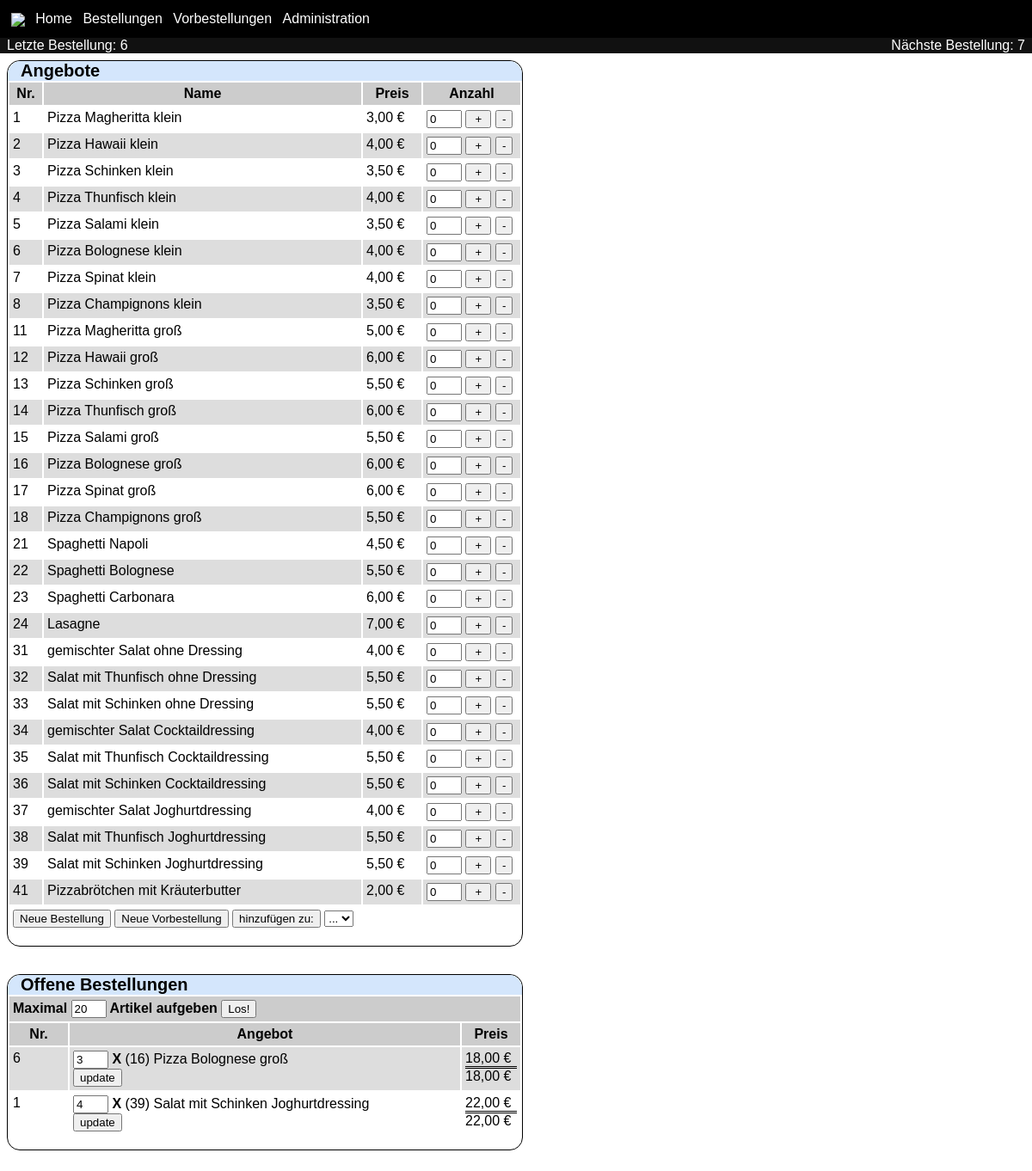
Before: / with the older database file.
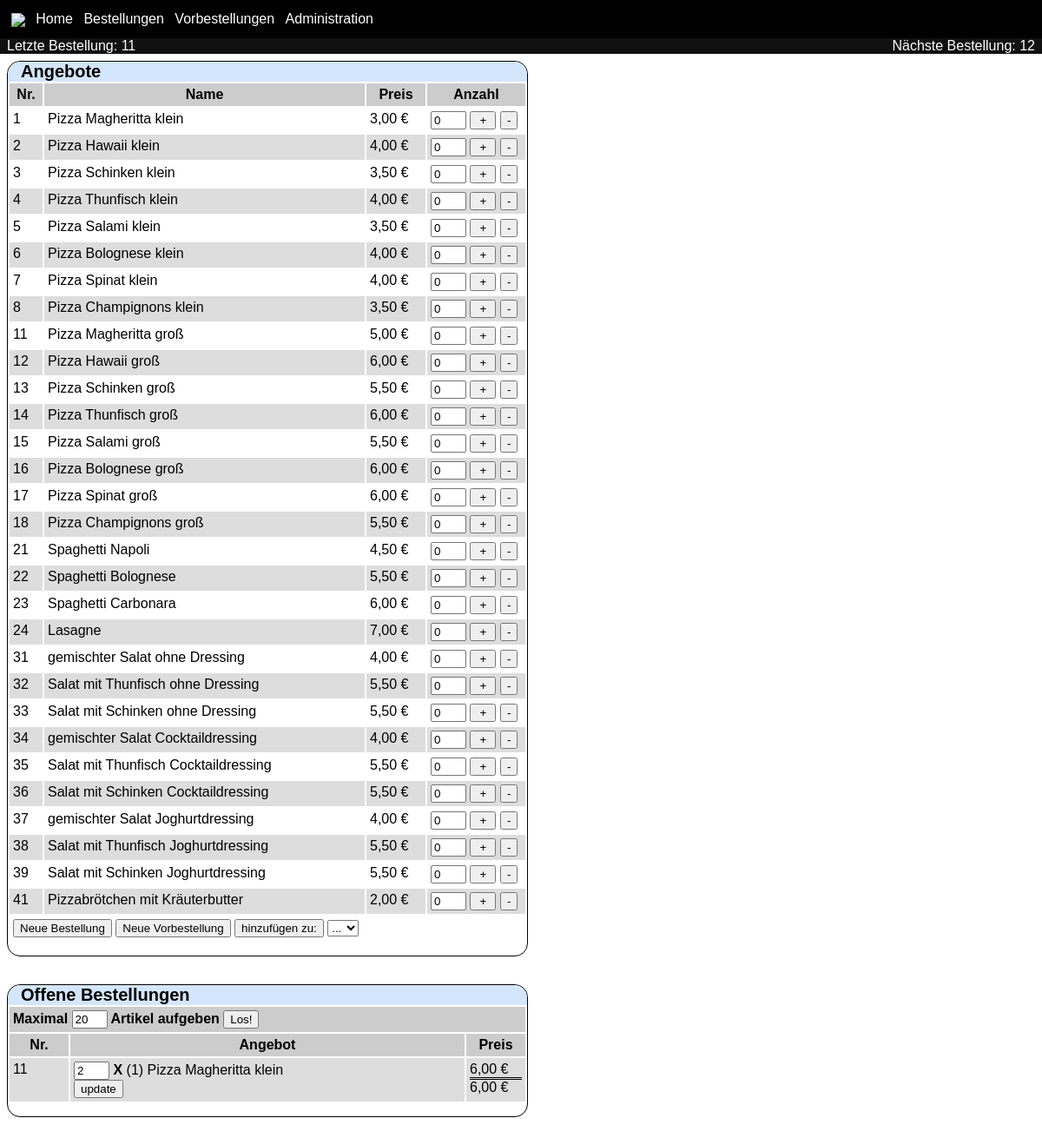
After: the same page with the newer database file.
### tables this page shows
CREATE TABLE pizzaorder (id INTEGER PRIMARY KEY AUTOINCREMENT,
     				status VARCHAR(255),
     				serviceid INTEGER);

CREATE TABLE proxypizza(id INTEGER PRIMARY KEY AUTOINCREMENT,
    									name VARCHAR(255),
    									price INTEGER);

### actions/home/index.php (called while the page is built, shortened)
<?php
$pizzaServices = PizzaService::getServices();
$offers        = ProxyPizza::getPizzas();
$pizzas        = Pizza::getPizzas();
$orders        = Order::getOrders(null,ORDER::STATUS_WAITING,null,"desc");
$lastOrder = Order::getLatestOrder(Order::STATUS_WAITING);
$lastOrder = $lastOrder["id"];
$nextOrder = Order::getNextOrder();
$groupedOrders = array();
$groupedPrices = array();
foreach ($orders as $order) {
  $groupedOrders[$order['orderid']][] = $order;
  if (!key_exists($order['orderid'],$groupedPrices))
  {
    $groupedPrices[$order['orderid']] = $order['amount'] * $order['price'];
  }
  else
  {
    $groupedPrices[$order['orderid']] += $order['amount'] * $order['price'];
  }
}
$missingPizzas = helper::getMissingPizzas($offers,$pizzaServices,$pizzas);
include 'templates/home/indexSuccess.php';
$_content = ob_get_clean();

### lib/Database.php (called while the page is built, shortened)
<?php
class Database {
  private static $instance = null;
  public static function pdo() {
    if (self::$instance == null) {
        self::$instance = new PDO("sqlite:" . dirname(__FILE__) . "/../data/" .helper::getConfig("event") . ".db");
    }
    return self::$instance;
  }
}

### lib/Order.php (called while the page is built, shortened)
<?php
class Order {
  public static function getOrders($serviceid = null, $status = null, $ordercount = null, $order = "asc") {
    $query = "select ". ProxyPizza::TABLE_NAME . ".id as pizzaid,
    	". PizzaService::TABLE_NAME . ".phone as phone,
    	". Pizza::TABLE_NAME . ".menunumber as menunumber,
    	". Pizza::TABLE_NAME . ".price as realprice,
    	". ProxyPizza::TABLE_NAME . ".name as name,
    	". ProxyPizza::TABLE_NAME . ".price as price,
    	". PizzaService::TABLE_NAME . ".name as service,
    	". Order::TABLE_NAME . ".id as orderid,
    	". Order::TABLE_NAME . ".status as status,
    	". OrderProxy::TABLE_NAME . ".amount as amount,
    	". OrderProxy::TABLE_NAME . ".id as orderproxyid
    	from ". Order::TABLE_NAME ."
    	left join ". OrderProxy::TABLE_NAME ."
    		on ". Order::TABLE_NAME .".id = ". OrderProxy::TABLE_NAME .".orderid
    	left join ". ProxyPizza::TABLE_NAME . "
    		on  " . OrderProxy::TABLE_NAME . ".proxypizzaid = " . ProxyPizza::TABLE_NAME . ".id
    	left join ". PizzaService::TABLE_NAME . "
    		on  " . Order::TABLE_NAME . ".serviceid = " . PizzaService::TABLE_NAME . ".id
    	left join ". Pizza::TABLE_NAME . "
    		on " . Pizza::TABLE_NAME . ".proxyid = " . ProxyPizza::TABLE_NAME . ".id
    		and ". Order::TABLE_NAME . ".serviceid = " . Pizza::TABLE_NAME . ".serviceid";
    if ($status !== null) {
       $query .= " where " . Order::TABLE_NAME . ".status = '$status'";
    }
    $query .= " order by ". Order::TABLE_NAME . ".id $order";
    $stmt = Database::pdo()->query($query);
    $result = $stmt->fetchAll();
    return $result;
  }
  public static function getLatestOrder($status = null) {
    $query = "select * from " . Order::TABLE_NAME;
    if ($status != null) {
      $query .= " where status = " . Database::pdo()->quote($status);
    }
    $query .= " order by id desc limit 1";
    $stmt = Database::pdo()->query($query);
    if ($row = $stmt->fetch()) {
      return $row;
    }
    else return null;
  }
  public static function getNextOrder() {
    $query = "select * from sqlite_sequence where name = '" . self::TABLE_NAME . "'";
        $stmt = Database::pdo()->query($query);
    if ($row = $stmt->fetch()) {
      return $row["seq"] + 1;
    }
    else return null;
  }
}

### lib/ProxyPizza.php (called while the page is built, shortened)
<?php
class ProxyPizza {
  public static function getPizzas() {
    $stmt = Database::pdo()->query("select " . ProxyPizza::TABLE_NAME . ".*
    	 from " . ProxyPizza::TABLE_NAME);
    return $stmt->fetchAll();
  }
}

### lib/helper.class.php (called while the page is built, shortened)
<?php
class helper {
  public static function formatPrice($cent) {
    $decimal = $cent%100;
    if ($decimal == 0) $decimal = "00";
    return floor($cent/100) .",$decimal" . " €";
  }
  public static function getMissingPizzas($offers,$pizzaServices,$pizzas) {
    $missingPizzas = array();
    foreach ($offers as $proxy) {
      foreach ($pizzaServices as $service) {
        foreach ($pizzas as $pizza) {
          if ($pizza["serviceid"] == $service["id"] && $pizza["proxyid"] == $proxy["id"]) {
            $exists = true;
          }
        }
      }
    }
    return $missingPizzas;
  }
  public static function getConfig($key) {
      $config = include dirname(__FILE__).'/../config.php';
      return $config[$key];
  }
}

### config.php (called while the page is built)
<?php return array(
   "event" => "orr2011",
   "logofile" => "logo.png",
   "apiuser" => array(
   ),
"alternatives_visible" => 3); ?>

### lib/PizzaService.php (called while the page is built, shortened)
<?php
class PizzaService {
  public static function getServices($active = null) {
    $query = "select * from " . PizzaService::TABLE_NAME;
    $stmt = Database::pdo()->query($query);
    return $stmt->fetchAll();
  }
}

### lib/Pizza.php (called while the page is built, shortened)
<?php
class Pizza {
  public static function getPizzas() {
    $stmt = Database::pdo()->query("select " . Pizza::TABLE_NAME . ".*,
    	 ". PizzaService::TABLE_NAME .".name as service,
    	 ". ProxyPizza::TABLE_NAME . ".id as proxyid,
    	 ". ProxyPizza::TABLE_NAME . ".name as proxyname from " . Pizza::TABLE_NAME . "
    	  left join ". PizzaService::TABLE_NAME ."
  		  on " . Pizza::TABLE_NAME . ".serviceid = " . PizzaService::TABLE_NAME . ".id
  		  left join ". ProxyPizza::TABLE_NAME ."
  		  on " . Pizza::TABLE_NAME . ".proxyid = " . ProxyPizza::TABLE_NAME . ".id");
    return $stmt->fetchAll();
  }
}

### templates/home/indexSuccess.php (the view, shortened to what this page needs)
<?php if (count($offers) <= 0):?>
<center>
<div style="font-family: curier; background-color: blue; color: white; width: 320px; height: 310px;">
<pre>
Score: 25                   Lives: ♥♥♥
           ѫѫѫѫѫѫѫѫ
           ѫ ѫ ѫ ѫ ѫ
           ѫѫѫѫѫѫѫѫ
                .
                .
                .
                .
                ж
Space Invaders
I'll never gonna shoot you
Come along. Where do I belong?
Can you take me home?
</pre>
</div>
</center>
<?php else:?>
<div class="orderoverview">
  <div class="last">
  <?php if ($lastOrder):?>
    Letzte Bestellung: <?php echo $lastOrder?>
  <?php endif;?>
  </div>
  <div class="next">
  <?php if ($nextOrder):?>
    Nächste Bestellung: <?php echo $nextOrder?>
  <?php endif;?>
  </div>
</div>
<div class="smallcolumn">
<div class="box">
  <h1>Angebote</h1>
  <form action="index.php" method="post" autocomplete="off">
    <table>
      <tr>
        <th width="30px;">Nr.</th>
        <th>Name</th>
        <th width="60px;">Preis</th>
        <th width="105px;">Anzahl</th>
      </tr>
    <?php foreach ($offers as $offer):?>
      <tr>
        <td style="vertical-align: top;"><?php echo $offer["id"]?></td>
        <td>
          <div class="pizza_name">
            <?php echo $offer["name"]?>
          </div>
        </td>
        <td style="vertical-align: top;"><?php echo helper::formatPrice($offer["price"])?></td>
        <td style="vertical-align: top;">
          <input type="text" size="2" name="pizzaids[<?php echo $offer["id"]?>]" id="pid<?php echo $offer["id"]?>" value="0">
          <input type="button" value="+" onClick="increase('pid<?php echo $offer["id"]?>');" style="display: inline; width: 30px;">
          <input type="button" value="-" onClick="decrease('pid<?php echo $offer["id"]?>');" style="display: inline; width: 20px;">
		</td>
      </tr>
    <?php endforeach;?>
    <tr>
      <td colspan="4">
        <input type="submit" name="new" value="Neue Bestellung">
        <input type="submit" name="preorder" value="Neue Vorbestellung">
        <input type="submit" name="add" value="hinzufügen zu:">
        <select name="orderid">
          <option>...</option>
          <?php foreach ($groupedOrders as $orderid => $order):?>
            <?php if ($order[0]['status'] == Order::STATUS_WAITING):?>
              <option value="<?php echo $orderid?>"><?php echo $orderid?></option>
            <?php endif;?>
          <?php endforeach;?>
        </select>
      </td>
    </tr>
    </table>
  </form>
</div>
</div>
<div class="smallcolumn">
<div class="box">
  <h1>Offene Bestellungen</h1>
  <table>
    <tr>
      <th colspan="4" style="text-align: left">
      <?php if (count($missingPizzas) > 0):?>
      Keine Bestellung möglich. Jeder PizzaProxy braucht für jeden Service eine reale Pizza.
      <?php else:?>
        Maximal <input type="text" size="2" name="ordercount" id="ordercount" value="20" />
        Artikel aufgeben
        <input type="button" value="Los!" onclick="orderNow();" />
      <?php endif;?>
      </th>
    </tr>
    <tr>
      <th width="60px;">Nr.</th>
      <th>Angebot</th>
      <th width="60px;">Preis</th>
    </tr>
    <?php foreach ($groupedOrders as $orderid => $orders):?>
      <tr>
        <td style="vertical-align: top;"><?php echo $orderid ?></td>
        <td>
          <form action="index.php" method="post" autocomplete="off">
            <ul>
              <?php foreach ($orders as $order) : ?>
                <li><b><input type="text" size="2" name="order[<?php echo $order['orderproxyid']?>]" value="<?php echo $order["amount"] ?>"> X </b>(<?php echo $order["pizzaid"]?>) <?php echo $order["name"]?></li>
              <?php endforeach;?>
            </ul>
            <input type="submit" value="update">
          </form>
        </td>
        <td style="vertical-align: top;">
          <ul class="price">
            <?php foreach ($orders as $i => $order) : ?>
              <li><?php echo helper::formatPrice($order["amount"] * $order["price"])?></li>
            <?php endforeach;?>
          </ul>
          <?php echo helper::formatPrice($groupedPrices[$order['orderid']])?>
        </td>
      </tr>
    <?php endforeach;?>
  </table>
</div>
</div>
<?php endif;?>

### index.php (shortened to what this page needs)
<?php
include dirname(__FILE__) . '/lib/Database.php';
include dirname(__FILE__) . '/lib/Order.php';
include dirname(__FILE__) . '/lib/Pizza.php';
include dirname(__FILE__) . '/lib/ProxyPizza.php';
include dirname(__FILE__) . '/lib/PizzaService.php';
include dirname(__FILE__) . '/lib/helper.class.php';
$notemplate = false;
if (key_exists("action", $_GET)) {
  if ($_GET["action"] == "admin") {
    include 'actions/admin/index.php';
  }
  else if ($_GET["action"] == "newservice") {
    include 'actions/admin/newService.php';
  }
  else if ($_GET["action"] == "newpizza") {
    include 'actions/admin/newPizza.php';
  }
  else if ($_GET["action"] == "order") {
    include 'actions/order/index.php';
  }
  else if ($_GET["action"] == "preorder") {
    include 'actions/preorder/index.php';
  }
  else if ($_GET["action"] == "printorder") {
    include 'actions/order/printOrder.php';
    $notemplate = true;
  }
}
else {
  include 'actions/home/index.php';
}
if (!$notemplate) {
  include 'templates/template.php';
}
?>

### templates/template.php (shortened to what this page needs)
<!DOCTYPE html PUBLIC "-//W3C//DTD HTML 4.01 Transitional//EN" "http://www.w3.org/TR/html4/loose.dtd">
<html>
<head>
<link rel="stylesheet" type="text/css" href="/css/style.css" />
</head>
<body>
<div id="menu">
  <div id="main_menu">
  <img src="/img/logo.php" style="vertical-align: middle;">
  <a href="/index.php">Home</a>
  <a href="/index.php?action=order">Bestellungen</a>
  <a href="/index.php?action=preorder">Vorbestellungen</a>
  <a href="/index.php?action=admin">Administration</a>
  </div>
</div>
<?php echo $_content?>
</body>
</html>

### css/style.css (style rules this page uses)
body { font-family: sans-serif; margin: 0; }
#menu { background-color: #000; color: #fff; padding: 0.8em; }
#menu a { color: #fff; padding-left: 0.5em; text-decoration: none; }
#main_menu { float: left; }
h1 { font-size: 125%; margin: 0; margin-bottom: 0em; background-color: #D4E6FC; padding-left: 15px; -moz-border-radius: 15px; border-radius: 15px; border-bottom-right-radius: 0; -moz-border-radius-bottomright: 0; border-bottom-left-radius: 0; -moz-border-radius-bottomleft: 0; }
div.smallcolumn { float: left; margin: 0.5em; width: 600px; }
div.box { border: 1px solid #000; -moz-border-radius: 15px; border-radius: 15px; margin-bottom: 1em; }
table { width: 100%; margin: 0em 0em 15px 0em; }
table ul { margin: 0; padding: 0; }
table ul.price { border-bottom: 3px double #000; }
table ul li { list-style: none; }
tr:nth-child(odd) { background-color:#ddd; }
tr:nth-child(even) { background-color:#fff; }
th { background-color: #ccc; padding: 0.25em; }
td { padding: 0.25em; vertical-align: top; }
div.orderoverview { background-color: #111; color: #fff; }
div.orderoverview .last { float: left; text-align: left; padding-left: 0.5em; }
div.orderoverview .next { float: right; text-align: right; padding-right: 0.5em; }

Changed rows visible on the page:
no longer on this page (row edited): pizzaorder: id "6"
added pizzaorder: id "11"
Other visible differences:
$nextOrder: "7" → "12"
new list line: "11 2 X ( 1 ) Pizza Magheritta klein update 6,00 € 6,00 €"
list line gone: "6 3 X ( 16 ) Pizza Bolognese groß update 18,00 € 18,00 €"
list line gone: "1 4 X ( 39 ) Salat mit Schinken Joghurtdressing update 22,00 € 22,00 €"
